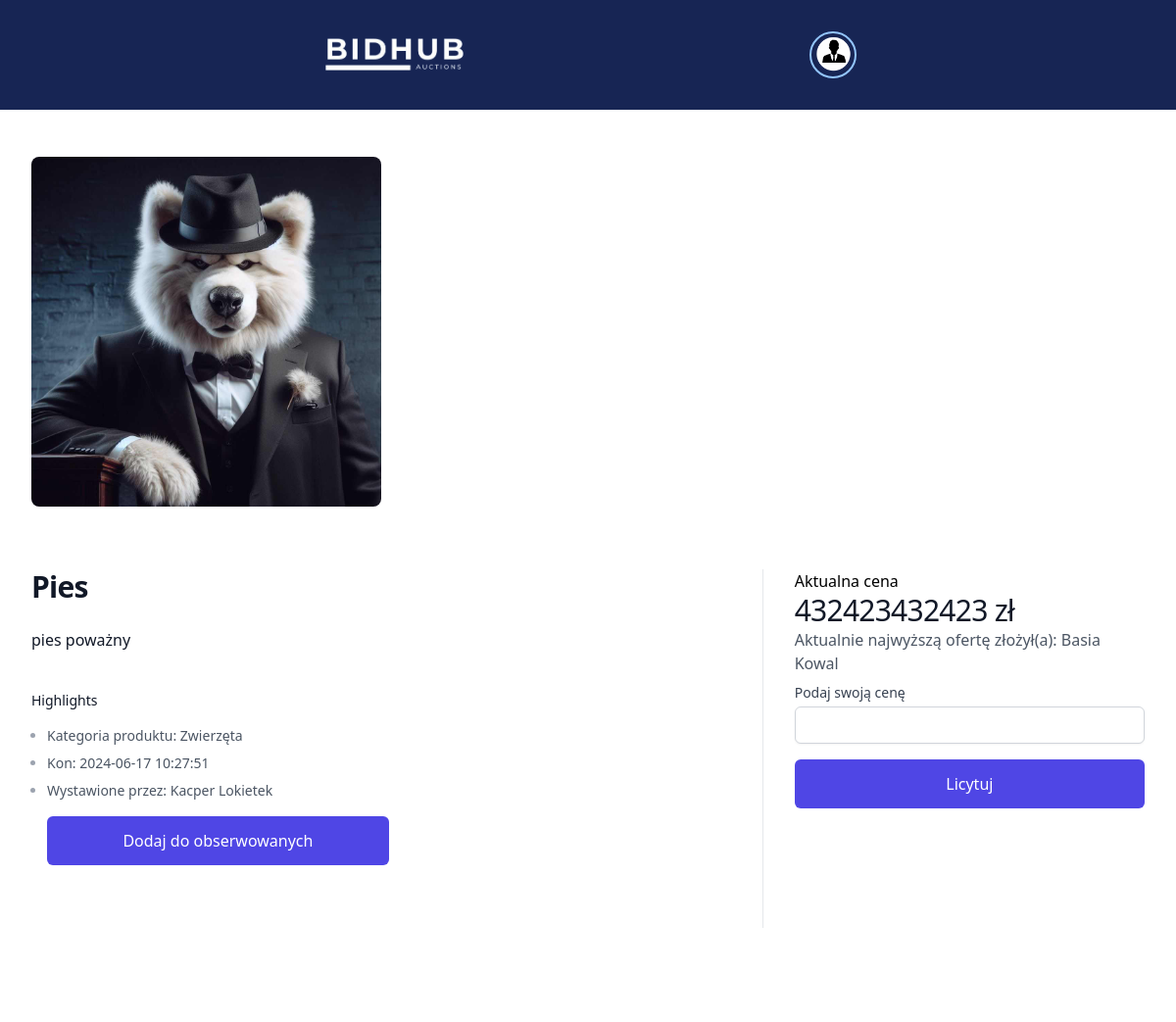
The app's page /dist/product_page.php?id_auction=15 with its own data.
### tables this page shows
CREATE TABLE `auctions` (
  `id_auction` int(11) NOT NULL,
  `id_user` int(11) NOT NULL,
  `id_category` int(11) NOT NULL,
  `title` varchar(50) NOT NULL,
  `description` varchar(1000) NOT NULL,
  `image` varchar(255) NOT NULL,
  `start_price` double NOT NULL,
  `end_time` datetime NOT NULL DEFAULT current_timestamp(),
  `highest_bidder_id` int(11) DEFAULT NULL,
  `status` varchar(50) NOT NULL DEFAULT 'active'
);

CREATE TABLE `users` (
  `id_user` int(11) NOT NULL,
  `firstName` varchar(50) NOT NULL,
  `lastName` varchar(50) NOT NULL,
  `email` varchar(60) NOT NULL,
  `id_role` tinyint(4) NOT NULL DEFAULT 1,
  `pass` varchar(255) NOT NULL,
  `passwordrepeat` varchar(255) NOT NULL,
  `city` varchar(100) DEFAULT NULL,
  `street` varchar(100) DEFAULT NULL,
  `house_number` varchar(10) DEFAULT NULL,
  `postal_code` varchar(20) DEFAULT NULL,
  `phone_number` varchar(20) DEFAULT NULL,
  `profile_image` varchar(255) DEFAULT '../uploads/user-3331256_1280.png',
  `reset_token` varchar(255) DEFAULT NULL,
  `token_expiry` datetime DEFAULT NULL
);

CREATE TABLE `categories` (
  `id_category` int(11) NOT NULL,
  `category_name` varchar(100) NOT NULL
);

### dist/product_page.php (the view, shortened to what this page needs)
<?php
include_once "../scripts/connect.php";
$id_auction = (int)$_GET['id_auction'];
$sql = "SELECT a.*, c.category_name,
        u.firstName AS owner_first_name, u.lastName AS owner_last_name,
        hb.firstName AS highest_bidder_first_name, hb.lastName AS highest_bidder_last_name
        FROM auctions a
        JOIN categories c ON a.id_category = c.id_category
        JOIN users u ON a.id_user = u.id_user
        LEFT JOIN users hb ON a.highest_bidder_id = hb.id_user
        WHERE a.id_auction = :id_auction";
$stmt = $conn->prepare($sql);
$stmt->execute(['id_auction' => $id_auction]);
$auction = $stmt->fetch(PDO::FETCH_ASSOC);
$currentUserId = $_SESSION['id_user'];
$favSql = "SELECT * FROM favorites WHERE id_user = :id_user AND id_auction = :id_auction";
$favStmt = $conn->prepare($favSql);
$favStmt->execute(['id_user' => $currentUserId, 'id_auction' => $id_auction]);
$isFavorited = $favStmt->fetch(PDO::FETCH_ASSOC) ? true : false;
?>
<!DOCTYPE html>
<html lang="en">
<head>
    <link rel="stylesheet" href="../src/output.css">
    <link href="https://cdn.jsdelivr.net/npm/tailwindcss@2.2.19/dist/tailwind.min.css" rel="stylesheet">
</head>
<body>
<header class="bg-blue-950">
    <div class="container w-4/5 m-auto bg-blue-950 flex justify-around p-8">
        <div><a href="loggin.php"><img src="/projekt/projekt/img/BidHub_logo_removebg_minimalized.png" alt="Błąd załadowania zdjęcia" width="150" height="150"></a></div>
        <div id="dropdownButton" class="text-black font-bold">
            <div onclick="myDropdown()" class="block w-12 h-12 rounded-full overflow-hidden border-2 border-blue-300 focus:outline-none focus:border-white">
            <img class="h-full w-full object-cover" src="<?php echo !empty($_SESSION['profile_image']) ? htmlspecialchars($_SESSION['profile_image']) : 'uploads/avatar-2388584_1280.png'; ?>" alt="">
            </div>
        </div>
    </div>
</header>
<div class="bg-white">
  <div class="pt-6">
    <div class="mx-auto mt-6 max-w-2xl sm:px-6 lg:grid lg:max-w-7xl lg:grid-cols-3 lg:gap-x-8 lg:px-8">
      <div class="hidden lg:grid lg:grid-cols-1 lg:gap-y-8">
        <div class="aspect-h-2 aspect-w-3 overflow-hidden rounded-lg">
            <img src="<?php echo htmlspecialchars($auction['image']); ?>" alt="<?php echo htmlspecialchars($auction['title']); ?>" class="h-full w-full object-cover object-center">
        </div>
      </div>
    </div>
    <div class="mx-auto max-w-2xl px-4 pb-16 pt-10 sm:px-6 lg:grid lg:max-w-7xl lg:grid-cols-3 lg:grid-rows-[auto,auto,1fr] lg:gap-x-8 lg:px-8 lg:pb-24 lg:pt-16">
      <div class="lg:col-span-2 lg:border-r lg:border-gray-200 lg:pr-8">
        <h1 class="text-2xl font-bold tracking-tight text-gray-900 sm:text-3xl"><?php echo htmlspecialchars($auction['title']); ?></h1>
      </div>
      <div class="mt-4 lg:row-span-3 lg:mt-0">
      <h2 class="">Aktualna cena</h2>
        <p class="text-3xl tracking-tight text-gray-900"><?php echo htmlspecialchars($auction['start_price']); ?> zł</p>
        <p class="text-base text-gray-600">
        <?php
        if ($auction['highest_bidder_id']) {
            echo "Aktualnie najwyższą ofertę złożył(a): " .
                 htmlspecialchars($auction['highest_bidder_first_name'] . ' ' . $auction['highest_bidder_last_name']);
        } else {
            echo "Jeszcze nikt nie złożył oferty.";
        }
        ?>
    </p>
        <form method="POST" action="">
            <label for="bid_amount" class="block text-sm font-medium text-gray-700 mt-2">Podaj swoją cenę</label>
            <input type="number" id="bid_amount" name="bid_amount" class="mt-1 block w-full px-3 py-2 border border-gray-300 rounded-md shadow-sm focus:ring-indigo-500 focus:border-indigo-500 sm:text-sm" step="1.00" required>
            <button type="submit" class="mt-4 flex w-full items-center justify-center rounded-md border border-transparent bg-indigo-600 px-8 py-3 text-base font-medium text-white hover:bg-indigo-700 focus:outline-none focus:ring-2 focus:ring-indigo-500 focus:ring-offset-2">Licytuj</button>
        </form>
     </div>
      <div class="py-10 lg:col-span-2 lg:col-start-1 lg:border-r lg:border-gray-200 lg:pb-16 lg:pr-8 lg:pt-6">
        <div>
          <div class="space-y-6">
            <p class="text-base text-gray-900"><?php echo nl2br(htmlspecialchars($auction['description'])); ?></p>
          </div>
        </div>
        <div class="mt-10">
          <h3 class="text-sm font-medium text-gray-900">Highlights</h3>
          <div class="mt-4">
            <ul role="list" class="list-disc space-y-2 pl-4 text-sm">
              <li class="text-gray-400"><span class="text-gray-600">Kategoria produktu: <?php echo htmlspecialchars($auction['category_name']); ?></span></li>
              <li class="text-gray-400"><span class="text-gray-600">Kon: <?php echo htmlspecialchars($auction['end_time']); ?></span></li>
              <li class="text-gray-400"><span class="text-gray-600">Wystawione przez: <?php echo htmlspecialchars($auction['owner_first_name'] . ' ' . $auction['owner_last_name']); ?></span></li>
              <div class="mt-4 lg:row-span-3 lg:mt-0">
                  <form method="POST" action="">
                      <button type="submit" name="favorite_action" value="<?php echo $isFavorited ? 'remove' : 'add'; ?>" class="mt-4 flex w-1/2 items-center justify-center rounded-md border border-transparent bg-indigo-600 px-8 py-3 text-base font-medium text-white hover:bg-indigo-700 focus:outline-none focus:ring-2 focus:ring-indigo-500 focus:ring-offset-2">
                          <?php echo $isFavorited ? 'Usuń z obserwowanych' : 'Dodaj do obserwowanych'; ?>
                      </button>
                  </form>
              </div>
            </ul>
          </div>
        </div>
      </div>
    </div>
  </div>
</div>
</body>
</html>

### records on screen
auctions: image (picture), title "Pies", start_price "432423432423", highest_bidder.lastName "Basia Kowal", description "pies poważny", id_category.category_name "Zwierzęta", end_time "2024-06-17 10:27:51", id_user.lastName "Kacper Lokietek"
